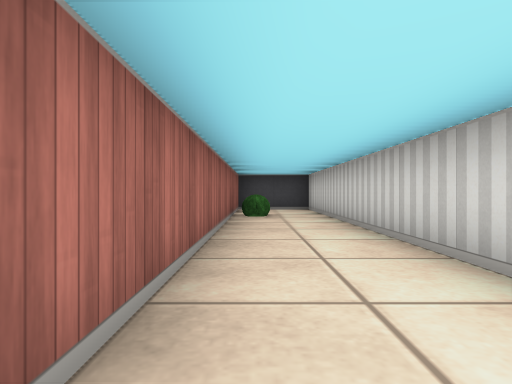
view 1 (above)

14 first-person views from a walk through a cub3D level. The camera is about half as high as the walls, looks level and sees 75° across. The floor is counted in squares. Each view is taken from the middle of a square. On the plan, view 1 faces up. The plan holds only what a view shows up to about 9 squares ahead; the rest is blank.

view 2
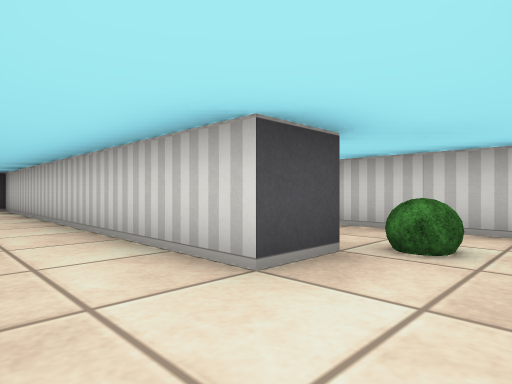

view 3
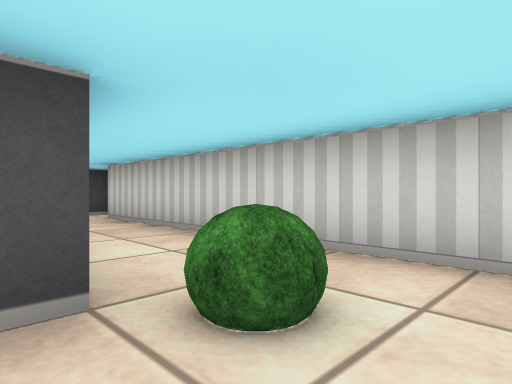

view 4
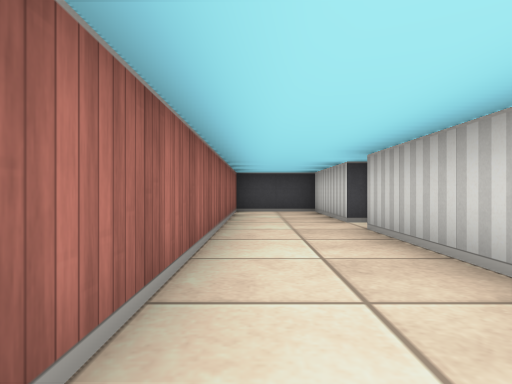

view 5
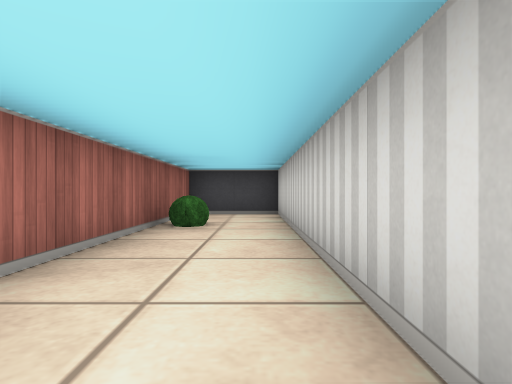

view 6
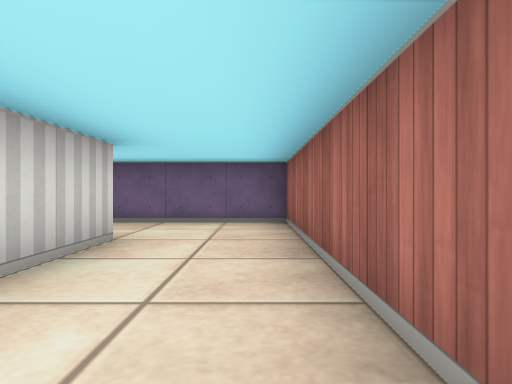

view 7
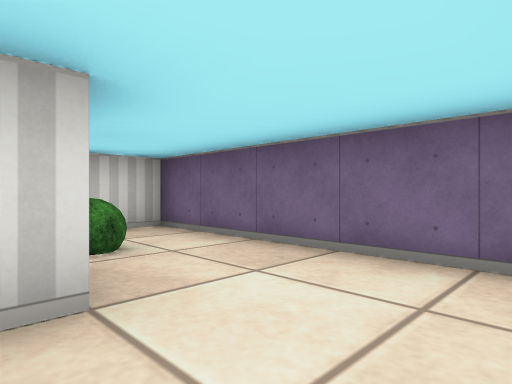

view 8
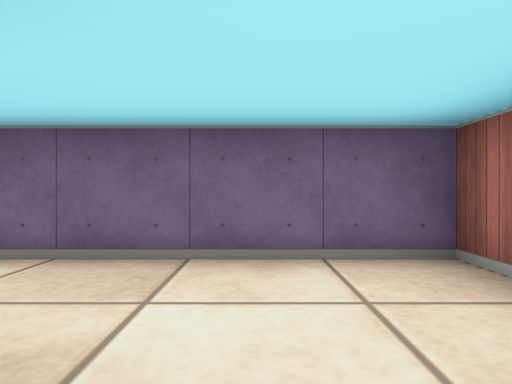

view 9
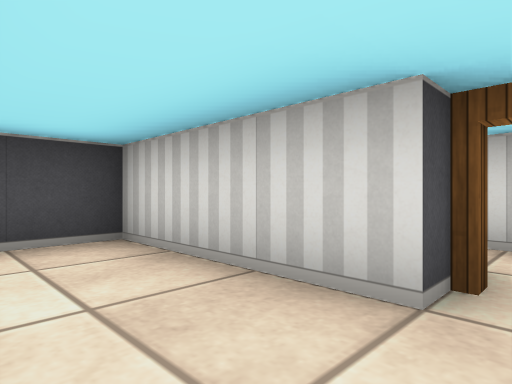

view 10
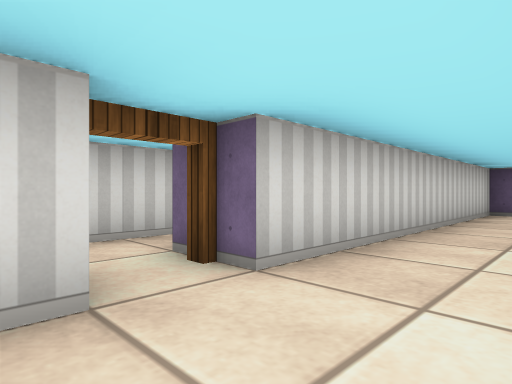

view 11
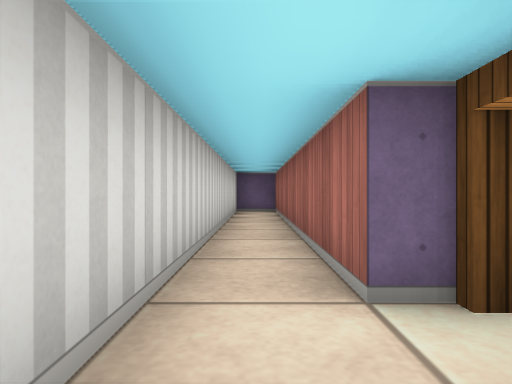

view 12
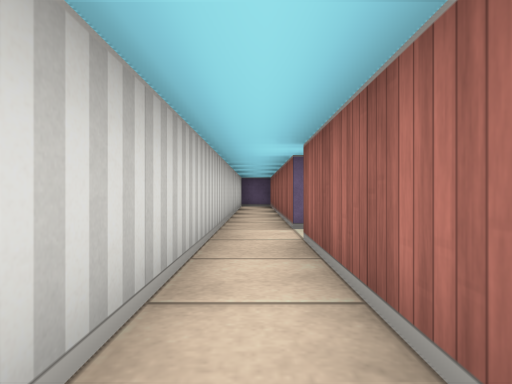

view 13
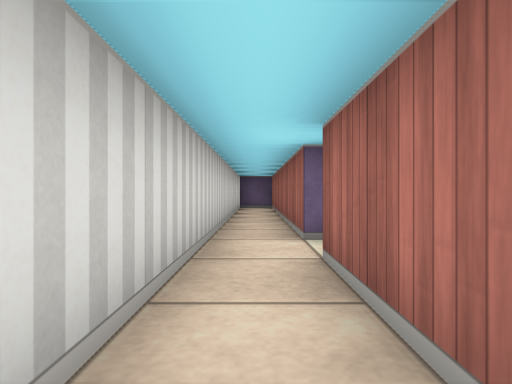

view 14
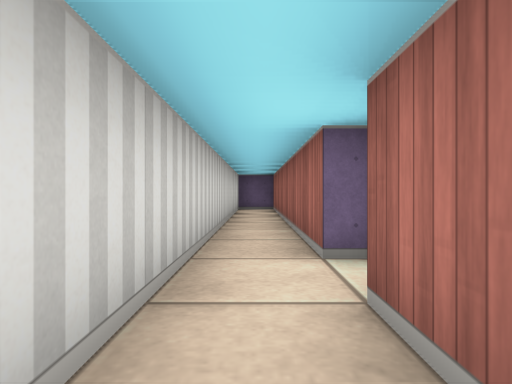

### Floor plan
Points are (right, up) in squares from view 1. A wall is a line through its corners. A room is listed if a view was taken in it or the views show most of it. See-through windows are left out.
Room 1 (views 1, 2, 5, 6, 7, 8)
walls: (1.5, 0.5) (1.5, 9.5) (-0.5, 9.5) (-0.5, -1.5) (1.5, -1.5)
ways out: opening at (2, -1) to room 2
objects: bush (0, 7)
Room 2 (views 3, 4, 9, 10)
walls: (4.5, 6.5) (4.5, 9.5) (2.5, 9.5) (2.5, 1.6); (2.5, 0.5) (1.5, 0.5); (1.5, -1.5) (4.5, -1.5) (4.5, 5.5)
ways out: opening at (2, -1) to room 1; open door at (5, 6) to room 3
objects: bush (3, 0)
Room 3 (views 11, 12, 13, 14)
walls: (5.5, 9.4) (5.5, 6.5); (5.5, 5.5) (5.5, -1.5) (6.5, -1.5) (6.5, 9.4)
ways out: open door at (5, 6) to room 2

Where each view was taken, in squares from view 1:
view 1: 0 up, 0 right, facing up
view 2: 1 down, 0 right, facing up-right
view 3: 1 down, 2 right, facing up-right
view 4: 1 up, 3 right, facing up
view 5: 2 up, 1 right, facing up
view 6: 4 up, 0 right, facing down
view 7: 1 up, 0 right, facing down-right
view 8: 1 up, 1 right, facing down
view 9: 6 up, 3 right, facing up-right
view 10: 7 up, 3 right, facing down-right
view 11: 7 up, 6 right, facing down
view 12: 10 up, 6 right, facing down
view 13: 9 up, 6 right, facing down
view 14: 8 up, 6 right, facing down
